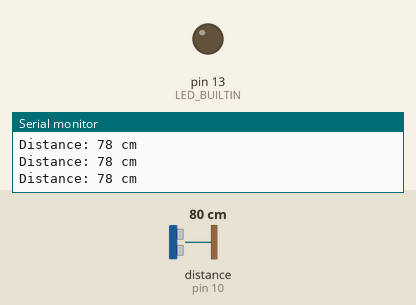
Simulated run of this sketch. Board: Arduino Uno, built with avr-gcc and run on an emulated ATmega328P. Shown: output pins drawn as LEDs (lit = HIGH), the last lines printed to the serial monitor. Wiring (inferred from the names in the program): ultrasonic range finder: trigger pin 9; echo pin 10. Inputs (shaded band) come from the test bench; at power-on: distance to the obstacle (sensor on pin 10) 80 cm. The echo pulse lasts 58.3 µs per cm; pins used as bus, display or sensor lines are not drawn.

Above: at 1.2 s.
1.3 s: distance to the obstacle (sensor on pin 10) set to 98 cm
2.8 s: distance to the obstacle (sensor on pin 10) set to 106 cm
At 3.4 s:
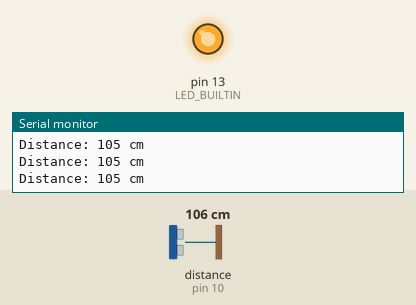
Timing chart, 0 to 5.8 s (numbered marks = the images above; inputs shaded):
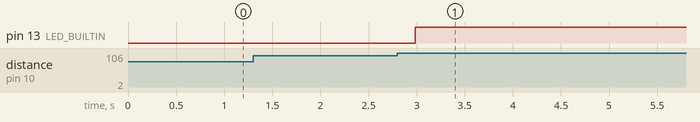

The sketch:

ultrasonic-sensor.ino
```cpp
// Define the pins for the ultrasonic sensor
const int trigPin = 9;  // Trigger pin
const int echoPin = 10; // Echo pin

// Define variables for duration and distance
long duration; // Variable to store the duration of the sound wave travel
int distanceCm; // Variable to store the distance in centimeters

void setup() {
  // Set the trigger pin as an OUTPUT
  pinMode(trigPin, OUTPUT);
  // Set the echo pin as an INPUT
  pinMode(echoPin, INPUT);
  pinMode(LED_BUILTIN, OUTPUT);

  // Initialize serial communication for debugging
  Serial.begin(9600);
  Serial.println("Ultrasonic Sensor HC-SR04 Test");
  Serial.println("------------------------------------");
}

void loop() {
  // 1. Clear the trigPin by setting it LOW for a moment
  digitalWrite(trigPin, LOW);
  delayMicroseconds(2);

  // 2. Set the trigPin HIGH for 10 microseconds to send a pulse
  digitalWrite(trigPin, HIGH);
  delayMicroseconds(10);
  digitalWrite(trigPin, LOW);

  // 3. Measure the duration of the pulse on the echoPin
  // pulseIn() returns the duration (length of the pulse) in microseconds
  duration = pulseIn(echoPin, HIGH);

  // 4. Calculate the distance
  // Speed of sound in air at 20°C is approximately 343 meters/second, or 0.0343 cm/microsecond.
  // The sound travels to the object and back, so we divide the duration by 2.
  distanceCm = duration * 0.034 / 2;

  // 5. Print the distance to the Serial Monitor
  Serial.print("Distance: ");
  Serial.print(distanceCm);
  Serial.println(" cm");

  // Add a small delay between measurements to avoid erratic readings
  delay(100);
  if (distanceCm >=100 && distanceCm <=700)
  {
    digitalWrite(LED_BUILTIN, HIGH);
  }
}
```

Measured:
- the behaviour switches between 101 and 102 cm on distance to the obstacle (sensor on pin 10) (found by bisection; images 0 and 1)
- after the input at 2.8 s, pin 13 (LED_BUILTIN): LOW → HIGH after 0.19 s
